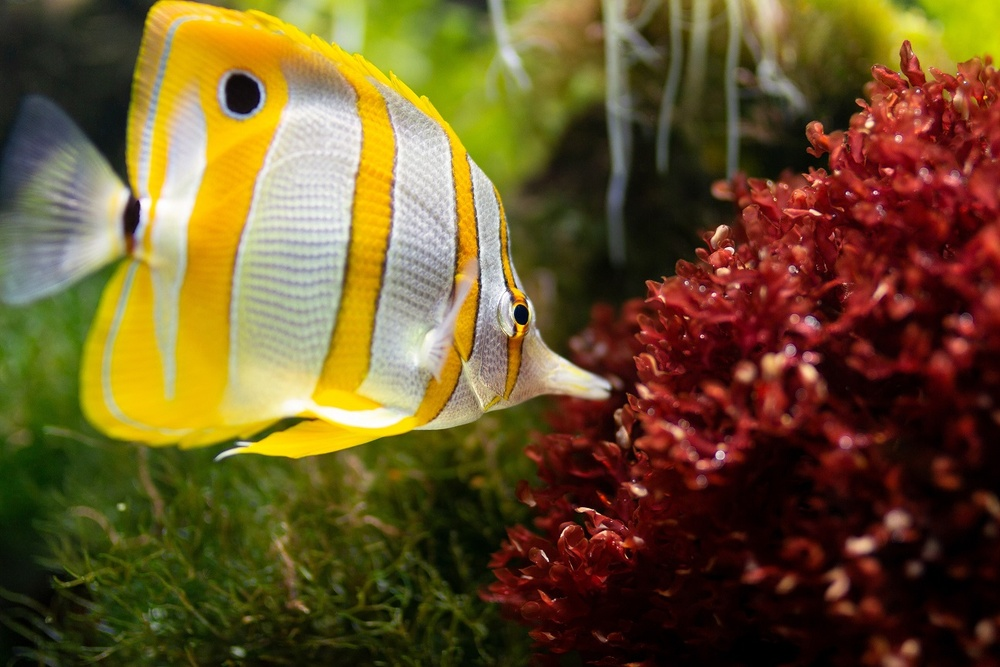
#> input picture xu li anh bai tap lon/images/fish.jpg, 1000 x 667 px, shrunk from 1296 x 864 before the run, found by its file name
$ python PerspectiveTransformation.py
#> lines starting #> are read from the running program, lines starting #| are printed output that depends on the picture
import cv2
import numpy as np
import matplotlib.pyplot as plt

# Đọc hình ảnh
image = cv2.imread(r'C:\Users\hoang\Desktop\file code\xu ly anh\xu li anh bai tap lon\images\fish.jpg')
#> image is the input picture: shape (667, 1000, 3); mean B, G, R 41.8, 83.8, 106.3
image_rgb = cv2.cvtColor(image, cv2.COLOR_BGR2RGB)

# Kích thước hình ảnh
rows, cols, ch = image.shape
#> rows = 667; cols = 1000; ch = 3

# Xác định 4 điểm gốc và điểm đích
pts1 = np.float32([[50, 50], [200, 50], [50, 200], [200, 200]])
pts2 = np.float32([[10, 100], [200, 50], [100, 250], [250, 250]])

# Tính toán ma trận biến đổi phối cảnh
M = cv2.getPerspectiveTransform(pts1, pts2)

# Áp dụng biến đổi phối cảnh
perspective_transformed = cv2.warpPerspective(image_rgb, M, (cols, rows))
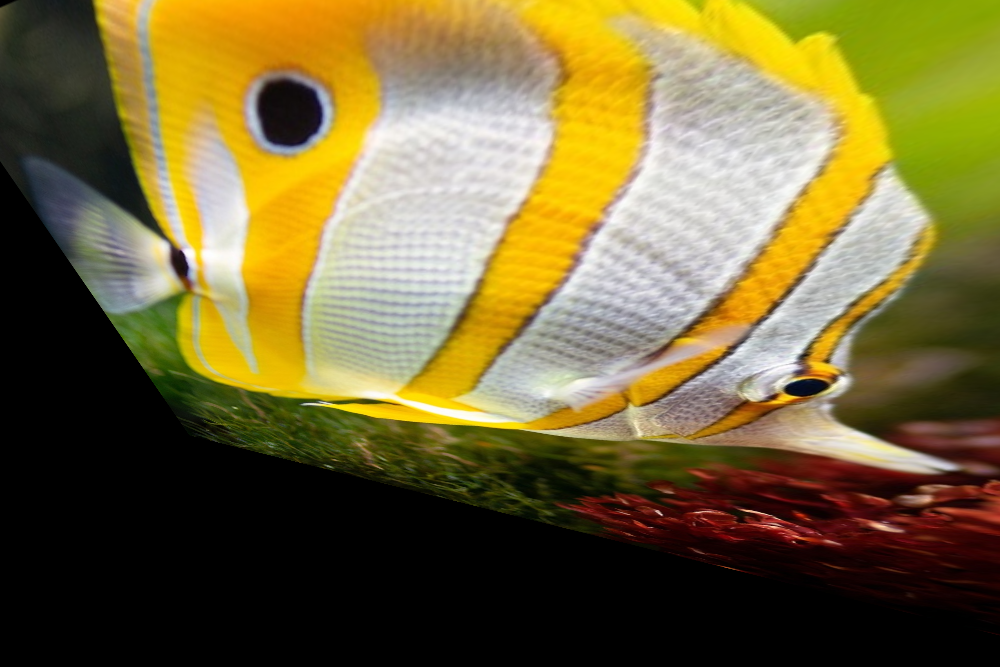
#> perspective_transformed: shape (667, 1000, 3); mean R, G, B 116.5, 103, 56.4

# Hiển thị hình ảnh
plt.figure(figsize=(12, 6))

plt.subplot(1, 2, 1)
plt.title("Hình ảnh gốc")
plt.imshow(image_rgb)
plt.axis('off')

plt.subplot(1, 2, 2)
plt.title("Perspective Transformation")
plt.imshow(perspective_transformed)
plt.axis('off')

plt.show()
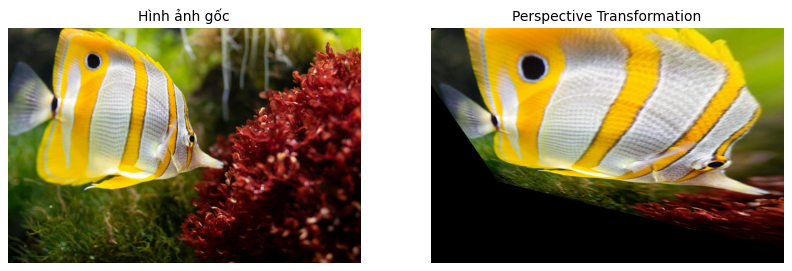
#> figure drawn by matplotlib, 2 panels

$ run again, with xu li anh bai tap lon/images/aero.jpg copied over xu li anh bai tap lon/images/fish.jpg
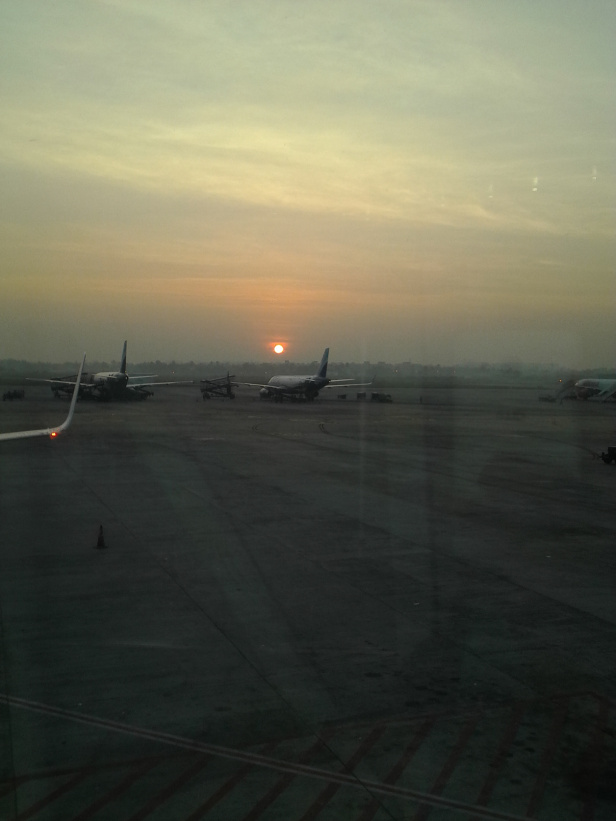
#> input picture xu li anh bai tap lon/images/aero.jpg, 616 x 821 px, found by its file name
#> image is the input picture: shape (821, 616, 3); mean B, G, R 80.1, 97, 96.6
#> `perspective_transformed = cv2.warpPerspective(image_rgb, M, (cols, row..`:
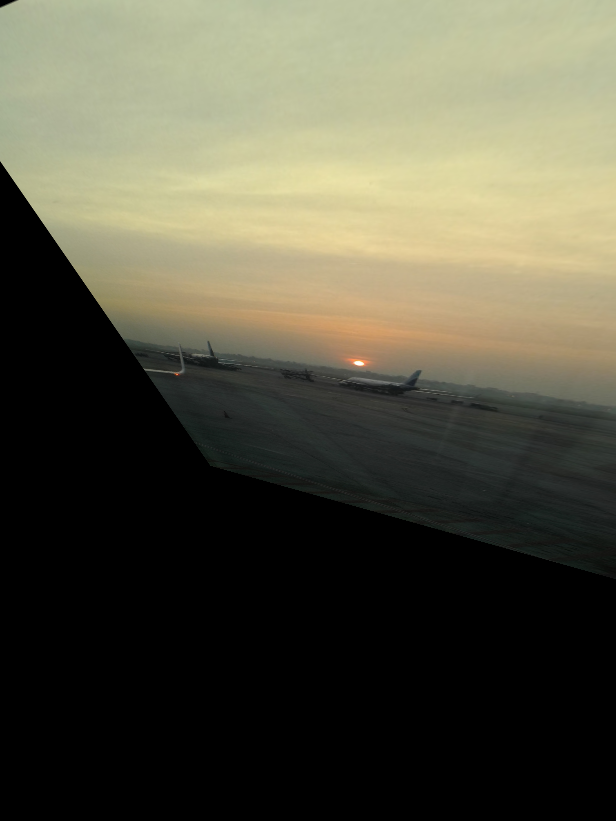
#> perspective_transformed: shape (821, 616, 3); mean R, G, B 86, 84.1, 67.1
#> `plt.show()`:
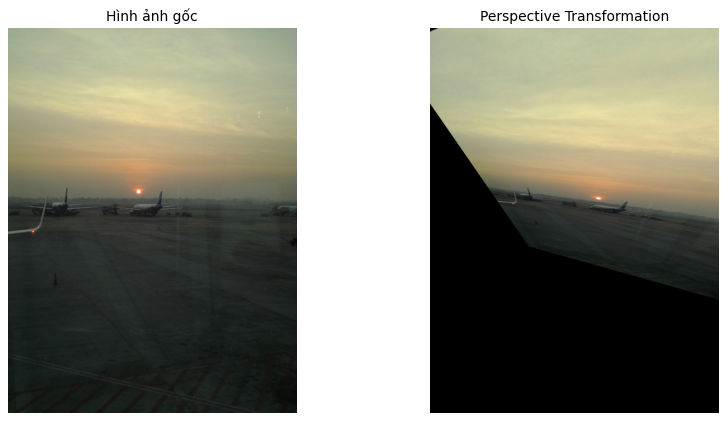
#> figure drawn by matplotlib, 2 panels
